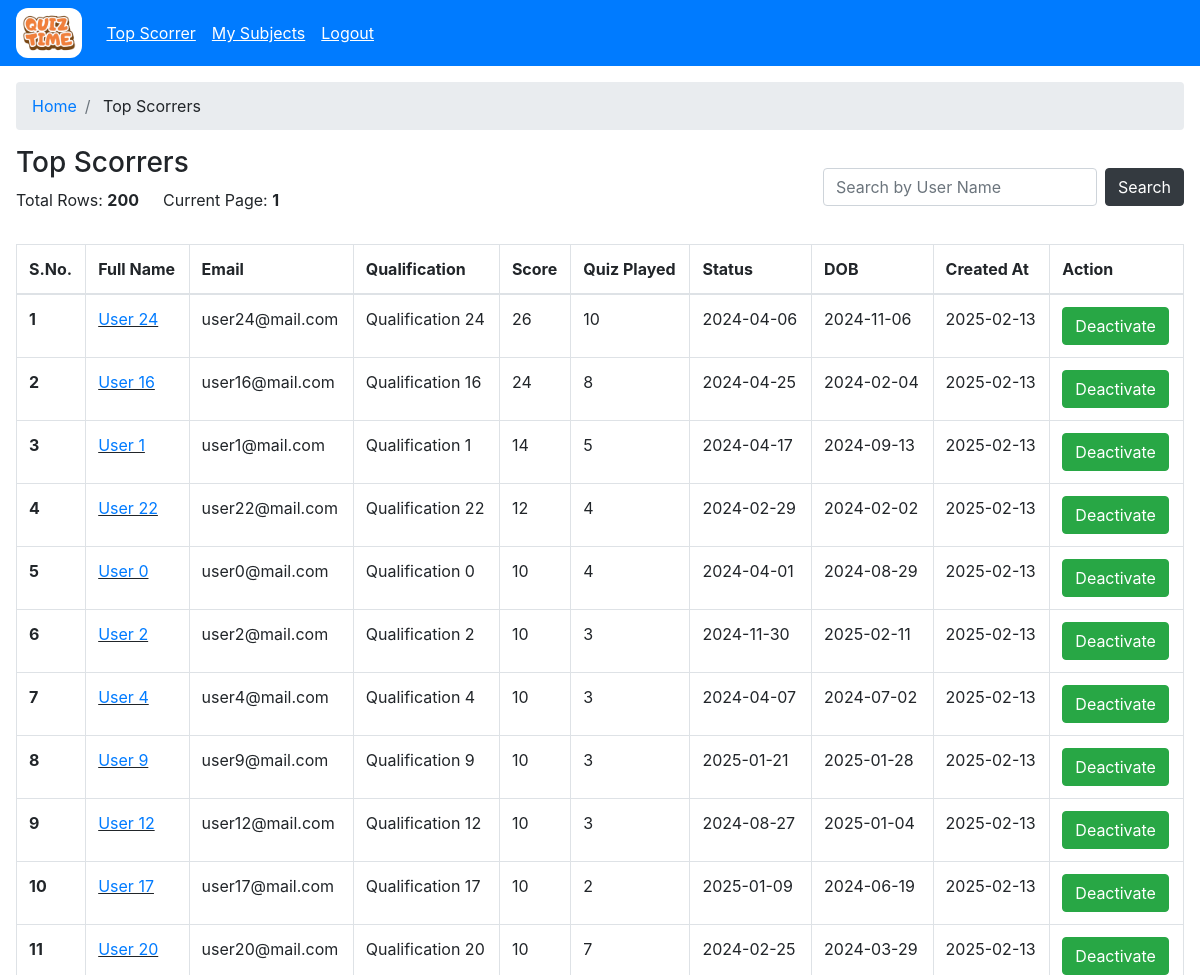
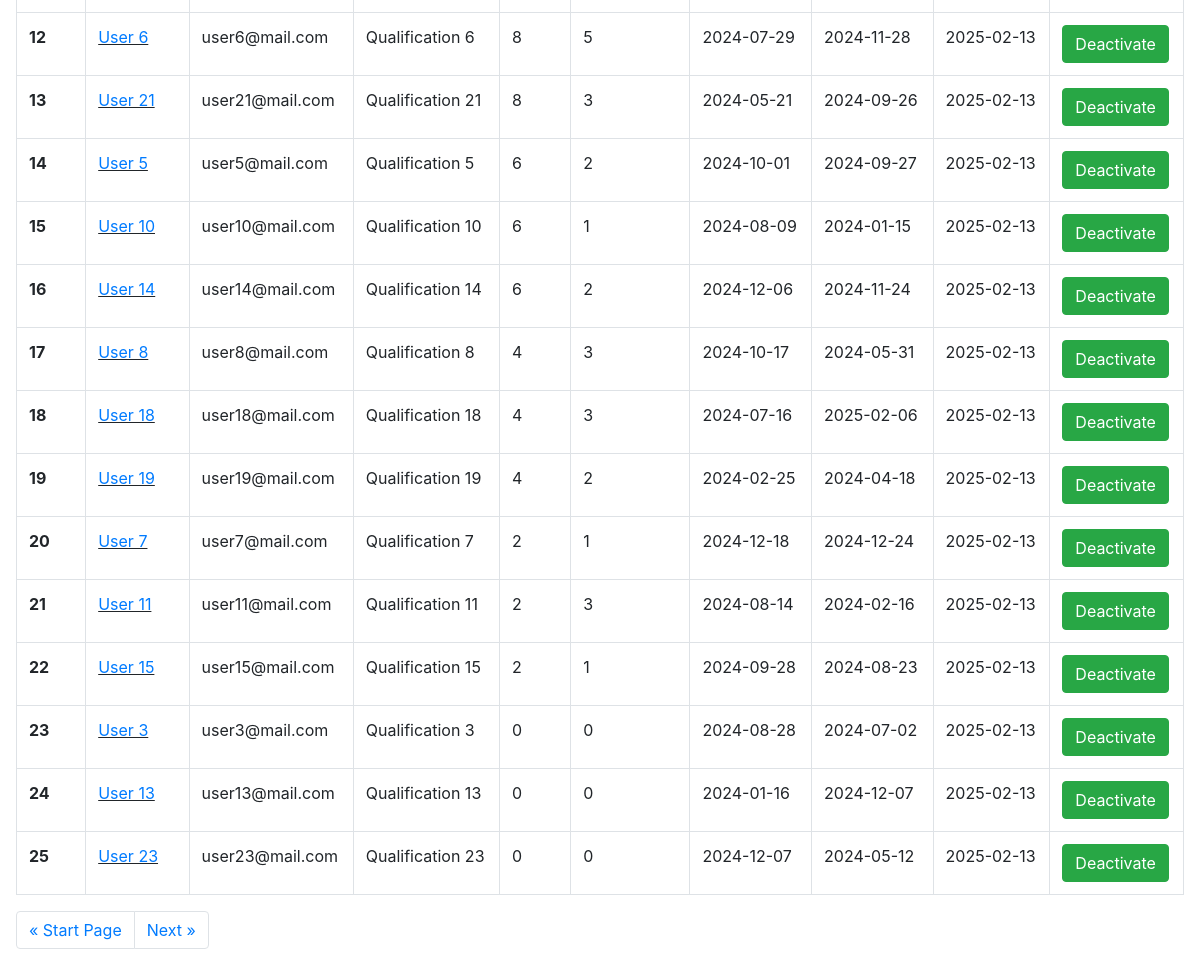
The app's page /admin/users (signed in) with its own data (2 pictures, top to bottom).
### models/model.py (models this page shows)
class User(UserMixin,db.Model):
    __tablename__='users'
    id= db.Column(db.VARCHAR(100), primary_key=True)
    email=db.Column(db.VARCHAR(100), unique=True,nullable=False)
    password=db.Column(db.VARCHAR(100), nullable=False)
    full_name=db.Column(db.VARCHAR(100), nullable=False)
    qualification=db.Column(db.VARCHAR(100), nullable=False)
    dob=db.Column(db.DATE, nullable=False)
    isActive=db.Column(db.Boolean, default=True, nullable=False)
    user_type=db.Column(db.Enum('admin','user'), nullable=False)
    created_at=db.Column(db.TIMESTAMP, nullable=False)
    updated_at=db.Column(db.TIMESTAMP, nullable=False)

### controllers/admin/admin.py (the view)
@admin.route("/users")
@login_required
@role_required("admin")
def users():
    try:
        skip = int(request.args.get("skip", 0))
        take = int(request.args.get("take", 25))
        where = request.args.get("where", "{}")
        where = json.loads(where) if where else {}
        query = User.query.filter_by(user_type='user')
        for key, value in where.items():
            query = query.filter(getattr(User, key).like(f"%{value}%"))
        users = query.offset(skip).limit(take).all()
        total_rows = query.count()
        final_list = []
        for usr in users:
            single_obj={}
            score = Score.query.filter_by(user_id=usr.id).all()
            single_obj['quiz_played'] = len(score)
            single_obj['score'] = sum([s.total_scored for s in score])
            single_obj = {**single_obj, **usr.__dict__}
            final_list.append(single_obj)
            final_list.sort(key=lambda x: x['score'], reverse=True)
        return render_template("admin/dashboard/scorrer.html",rows=final_list, total_rows=total_rows, skip=skip, take=take)
    except Exception as e:
        return render_template("admin/dashboard/scorrer.html",rows=[], total_rows=0, skip=0, take=25)

### app.py (called while the page is built)
    @login_manager.user_loader
    def load_user(user_id):
        return User.query.get(user_id)

### controllers/decorator.py (called while the page is built)
def role_required(role):
    def decorator(func):
        @wraps(func)
        def wrapper(*args, **kwargs):
            if not current_user.is_authenticated:
                return redirect(url_for("auth.login"))
            if current_user.user_type != role and session.get("user_type") != role:
                if current_user.user_type == "admin":
                    return redirect(url_for("admin.admin_home"))
                return redirect(url_for("user.user_home"))
            return func(*args, **kwargs)
        return wrapper
    return decorator

### templates/admin/dashboard/scorrer.html (shortened to what this page needs)
{% extends "base.html" %} {% block title %} Top Scorrers {% endblock %} {% block
content %} {% include "admin/admin_wrapper.html" %}
<section class="p-3">
  <nav aria-label="breadcrumb">
    <ol class="breadcrumb">
      <li class="breadcrumb-item"><a href="/admin">Home</a></li>
      <li class="breadcrumb-item">
        <a>Top Scorrers</a>
      </li>
    </ol>
  </nav>
  <div class="d-flex flex-wrap justify-content-between">
    <div>
      <h3>Top Scorrers</h3>
      <div class="d-flex align-items-center">
        <p class="mr-4">Total Rows: <strong>{{ total_rows }}</strong></p>
        <p>
          Current Page:
          <strong
            >{% if skip and take %} {{ ((skip|int)/take)+1 }} {% else %}1{%
            endif %}</strong
          >
        </p>
      </div>
    </div>
    <div class="form-inline my-2 my-lg-0">
      <input
        class="form-control mt-2 mt-sm-0 mr-sm-2"
        type="search"
        id="userInput"
        placeholder="Search by User Name"
        aria-label="Search"
      />
      <button
        onclick="searchByUser('{{skip}}', '{{take}}')"
        class="btn btn-dark my-2 my-sm-0"
      >
        <a>Search</a>
      </button>
    </div>
  </div>
  <section class="mt-3">
    <div class="table-responsive">
      <table class="table table-bordered table-hover">
        <thead>
          <tr>
            <th scope="col">S.No.</th>
            <th scope="col">Full Name</th>
            <th scope="col">Email</th>
            <th scope="col">Qualification</th>
            <th scope="col">Score</th>
            <th scope="col">Quiz Played</th>
            <th scope="col">Status</th>
            <th scope="col">DOB</th>
            <th scope="col">Created At</th>
            <th scope="col">Action</th>
          </tr>
        </thead>
        <tbody>
          {% for usr in rows %}
          <tr class="pointer">
            <th scope="row">{{ loop.index+skip }}</th>
            <td class="link">
              <a href="/admin/users/view?user_id={{ usr.id }}"
                >{{ usr.full_name }}</a
              >
            </td>
            <td>{{ usr.email }}</td>
            <td>{{ usr.qualification }}</td>
            <td>{{ usr.score }}</td>
            <td>{{ usr.quiz_played }}</td>
            <td>{{ usr.dob }}</td>
            <td>{{ usr.created_at.strftime('%Y-%m-%d') }}</td>
            <td>{{ usr.updated_at.strftime('%Y-%m-%d') }}</td>
            <td>
              <form
                action="/admin/users/manage?user_id={{ usr.id }}"
                method="POST"
              >
                <button
                  class="btn {{ 'btn-danger' if not usr.isActive else 'btn-success' }}"
                >
                  {% if usr.isActive %}Deactivate{% else %}Activate{% endif %}
                </button>
              </form>
            </td>
          </tr>
          {% endfor %}
        </tbody>
      </table>
      <nav aria-label="Page navigation example">
        <ul class="pagination">
          <li class="page-item">
            <a
              class="page-link"
              href="/admin/subject?skip={{ (skip - take) if skip > 0 else 0 }}&take={{ take }}"
              aria-label="Previous"
            >
              <span aria-hidden="true">&laquo;</span>
              <span
                >{% if skip > 0 %}Previous{% else %}Start Page{% endif %}</span
              >
            </a>
          </li>
          <li class="page-item">
            <a
              class="page-link"
              href="/admin/subject?skip={{ ( (((skip|int) / take)|int+1)*take if ((skip|int+take) < total_rows) else None  ) if ((skip|int+take) < total_rows) else 0 }}&take={{ take }}"
              aria-label="Next"
            >
              <span
                >{% if ((skip|int + take) < total_rows) %}Next{% else %}Go back
                to Start Page{% endif %}</span
              >
              <span aria-hidden="true">&raquo;</span>
            </a>
          </li>
        </ul>
      </nav>
    </div>
  </section>
</section>
{% endblock %}

### static/css/style.css (style rules this page uses)
.pointer { cursor: pointer; }
.link { text-decoration: underline !important; }

### records on screen
User: full_name "User 24", email "user24@mail.com", qualification "Qualification 24", score "26", quiz_played "10", dob "2024-04-06", created_at "2024-11-06", updated_at "2025-02-13"
User: full_name "User 16", email "user16@mail.com", qualification "Qualification 16", score "24", quiz_played "8", dob "2024-04-25", created_at "2024-02-04", updated_at "2025-02-13"
User: full_name "User 1", email "user1@mail.com", qualification "Qualification 1", score "14", quiz_played "5", dob "2024-04-17", created_at "2024-09-13", updated_at "2025-02-13"
User: full_name "User 22", email "user22@mail.com", qualification "Qualification 22", score "12", quiz_played "4", dob "2024-02-29", created_at "2024-02-02", updated_at "2025-02-13"
User: full_name "User 0", email "user0@mail.com", qualification "Qualification 0", score "10", quiz_played "4", dob "2024-04-01", created_at "2024-08-29", updated_at "2025-02-13"
User: full_name "User 2", email "user2@mail.com", qualification "Qualification 2", score "10", quiz_played "3", dob "2024-11-30", created_at "2025-02-11", updated_at "2025-02-13"
User: full_name "User 4", email "user4@mail.com", qualification "Qualification 4", score "10", quiz_played "3", dob "2024-04-07", created_at "2024-07-02", updated_at "2025-02-13"
User: full_name "User 9", email "user9@mail.com", qualification "Qualification 9", score "10", quiz_played "3", dob "2025-01-21", created_at "2025-01-28", updated_at "2025-02-13"
User: full_name "User 12", email "user12@mail.com", qualification "Qualification 12", score "10", quiz_played "3", dob "2024-08-27", created_at "2025-01-04", updated_at "2025-02-13"
User: full_name "User 17", email "user17@mail.com", qualification "Qualification 17", score "10", quiz_played "2", dob "2025-01-09", created_at "2024-06-19", updated_at "2025-02-13"
User: full_name "User 20", email "user20@mail.com", qualification "Qualification 20", score "10", quiz_played "7", dob "2024-02-25", created_at "2024-03-29", updated_at "2025-02-13"
User: full_name "User 6", email "user6@mail.com", qualification "Qualification 6", score "8", quiz_played "5", dob "2024-07-29", created_at "2024-11-28", updated_at "2025-02-13"
User: full_name "User 21", email "user21@mail.com", qualification "Qualification 21", score "8", quiz_played "3", dob "2024-05-21", created_at "2024-09-26", updated_at "2025-02-13"
User: full_name "User 5", email "user5@mail.com", qualification "Qualification 5", score "6", quiz_played "2", dob "2024-10-01", created_at "2024-09-27", updated_at "2025-02-13"
User: full_name "User 10", email "user10@mail.com", qualification "Qualification 10", score "6", quiz_played "1", dob "2024-08-09", created_at "2024-01-15", updated_at "2025-02-13"
User: full_name "User 14", email "user14@mail.com", qualification "Qualification 14", score "6", quiz_played "2", dob "2024-12-06", created_at "2024-11-24", updated_at "2025-02-13"
User: full_name "User 8", email "user8@mail.com", qualification "Qualification 8", score "4", quiz_played "3", dob "2024-10-17", created_at "2024-05-31", updated_at "2025-02-13"
User: full_name "User 18", email "user18@mail.com", qualification "Qualification 18", score "4", quiz_played "3", dob "2024-07-16", created_at "2025-02-06", updated_at "2025-02-13"
User: full_name "User 19", email "user19@mail.com", qualification "Qualification 19", score "4", quiz_played "2", dob "2024-02-25", created_at "2024-04-18", updated_at "2025-02-13"
User: full_name "User 7", email "user7@mail.com", qualification "Qualification 7", score "2", quiz_played "1", dob "2024-12-18", created_at "2024-12-24", updated_at "2025-02-13"
User: full_name "User 11", email "user11@mail.com", qualification "Qualification 11", score "2", quiz_played "3", dob "2024-08-14", created_at "2024-02-16", updated_at "2025-02-13"
User: full_name "User 15", email "user15@mail.com", qualification "Qualification 15", score "2", quiz_played "1", dob "2024-09-28", created_at "2024-08-23", updated_at "2025-02-13"
User: full_name "User 3", email "user3@mail.com", qualification "Qualification 3", score "0", quiz_played "0", dob "2024-08-28", created_at "2024-07-02", updated_at "2025-02-13"
User: full_name "User 13", email "user13@mail.com", qualification "Qualification 13", score "0", quiz_played "0", dob "2024-01-16", created_at "2024-12-07", updated_at "2025-02-13"
User: full_name "User 23", email "user23@mail.com", qualification "Qualification 23", score "0", quiz_played "0", dob "2024-12-07", created_at "2024-05-12", updated_at "2025-02-13"

### other values on screen
{{ total_rows }} "200"
